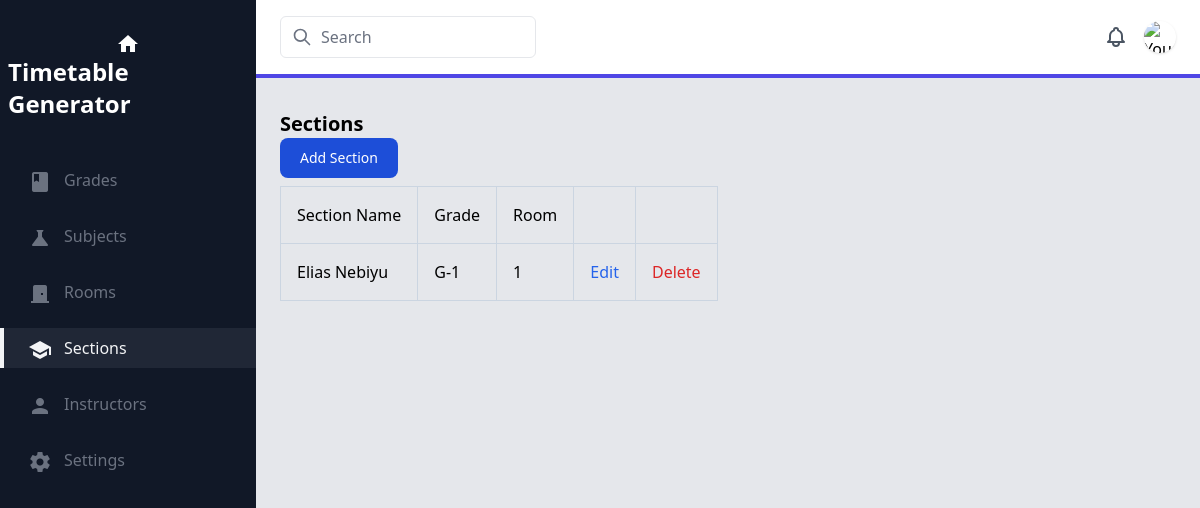
/sections/, run on an earlier commit of the app's database.
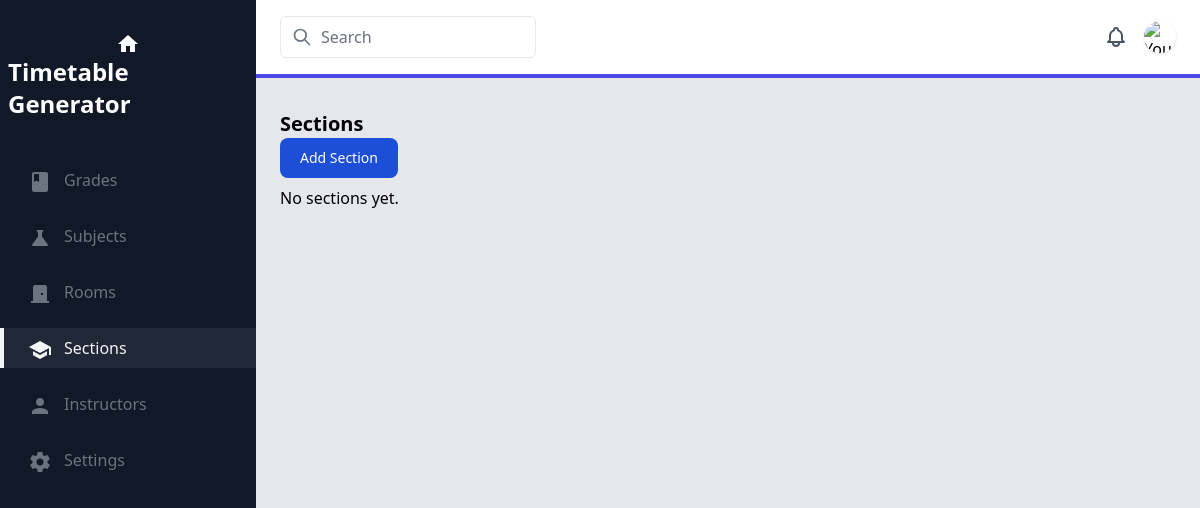
And on a later commit of the database.
### timetable/models.py (models this page shows, shortened)
class Section(models.Model):
    id = models.UUIDField(primary_key=True, default=uuid.uuid4, editable=False)
    name = models.CharField(max_length=500)
    grade = models.ForeignKey(Grade, related_name='sections', null=False, blank=False, on_delete=models.CASCADE)
    room = models.ForeignKey(Room, related_name='sections', null=False, blank=False, on_delete=models.CASCADE)

class Grade(models.Model):
    id = models.UUIDField(primary_key=True, default=uuid.uuid4, editable=False)
    level = models.CharField(max_length=50, null=False, blank=False)
    def __str__(self) -> str:
        return f'G-{self.level}'

class Room(models.Model):
    id = models.UUIDField(primary_key=True, default=uuid.uuid4, editable=False)
    name = models.CharField(max_length=500)
    def __str__(self) -> str:
        return self.name

### timetable/views.py (the view)
# urls.py: path('sections/', SectionListView.as_view(), name='sections'),
class SectionListView(ListView):
    model = Section
    paginate_by = 10

### timetable/templatetags/startswith.py (called while the page is built)
@register.filter('startswith')
def startswith(text, starts):
    if isinstance(text, str):
        return text.startswith(starts)
    return False

### timetable/templates/timetable/section_list.html
{% extends 'timetable/base.html' %}
{% block main %}
<h1 class="text-xl font-bold">Sections</h1>
<button onclick="location.href = '/sections/create'" type="button"
    class="text-white bg-blue-700 hover:bg-blue-800 focus:ring-4 focus:ring-blue-300 font-medium rounded-lg text-sm px-5 py-2.5 text-center mr-2 mb-2 dark:bg-blue-600 dark:hover:bg-blue-700 dark:focus:ring-blue-800">
    Add Section
</button>
{% for section in object_list %}
<table class="border-collapse border border-slate-400 table-auto">
    <thead>
        <tr>
            <th class="border border-slate-300 font-medium p-4">Section Name</th>
            <th class="border border-slate-300 font-medium p-4">Grade</th>
            <th class="border border-slate-300 font-medium p-4">Room</th>
            <th class="border border-slate-300 font-medium p-4"></th>
            <th class="border border-slate-300 font-medium p-4"></th>
        </tr>
    </thead>
    <tbody>
        <tr>
            <td class="border border-slate-300 p-4">{{section.name}}</td>
            <td class="border border-slate-300 p-4">{{section.grade}}</td>
            <td class="border border-slate-300 p-4">{{section.room}}</td>
            <td class="border border-slate-300 p-4">
                <a class="text-blue-600 hover:underline" href="/sections/edit/{{section.pk}}">Edit</a>
            </td>
            <td class="border border-slate-300 p-4">
                <a class="text-red-600 hover:underline" href="/sections/delete/{{section.pk}}">Delete</a>
            </td>
        </tr>
    </tbody>
</table>
{% empty %}
    <div>No sections yet.</div>
{% endfor %}
{% endblock main %}

What changed in the data, as far as the page shows it:
removed Section: name "Elias Nebiyu", grade "G-1", room "1"
Also different on the page:
text now shown: "No sections yet."
